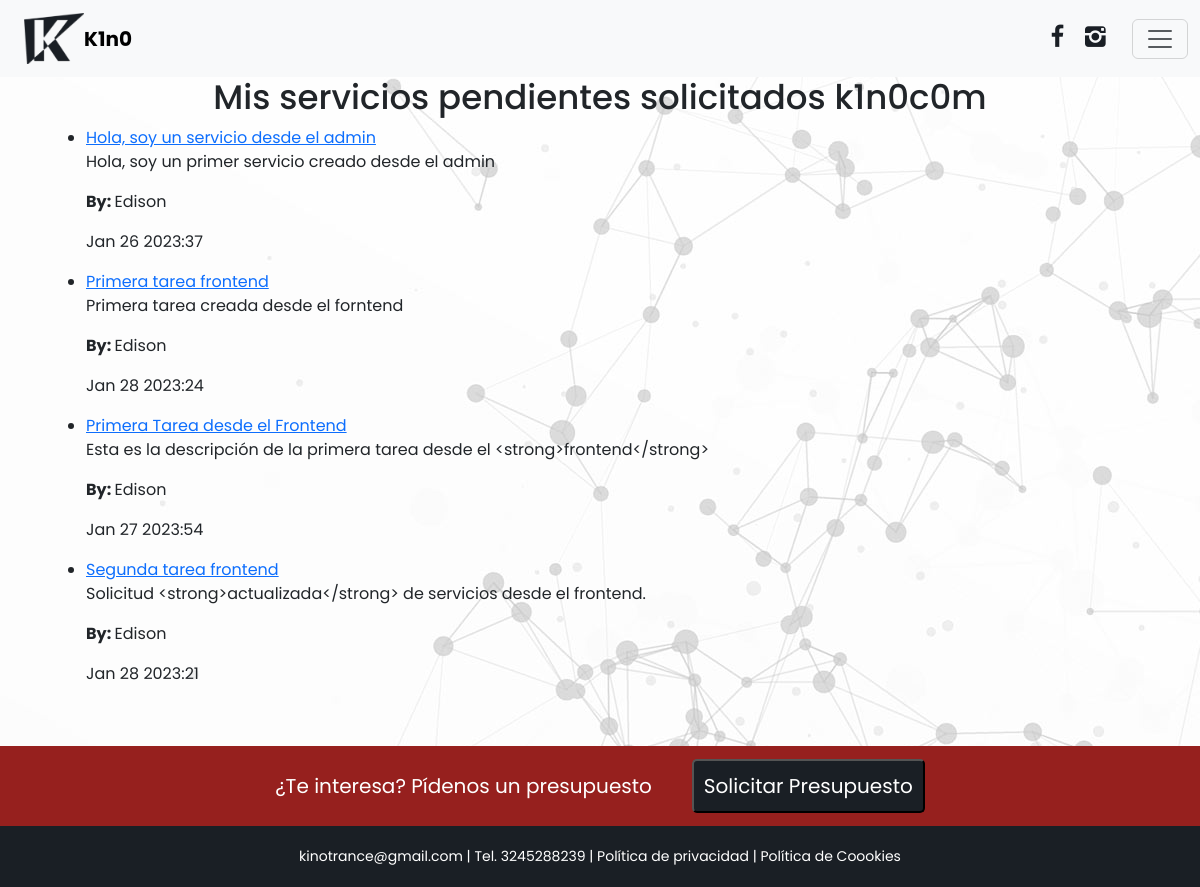
Page /mis-servicios/servicios-completados/ (signed in) on the committed database.
### services/models.py (models this page shows, shortened)
class Servicio(models.Model):
    title = models.CharField(max_length=200)
    description = models.TextField(blank=True)
    created = models.DateTimeField(auto_now_add=True)
    datecompleted = models.DateTimeField(null=True, blank=True)
    important = models.BooleanField(default=False)
    user = models.ForeignKey(User, on_delete=models.CASCADE)

### services/views.py (the view)
# urls.py: path('mis-servicios/servicios-completados/', views.servicios_completados, name="servicios_completados"),
@login_required
def servicios_completados(request):
    servicios = Servicio.objects.filter(user=request.user, datecompleted__isnull=False).order_by
    ('-datecompleted')
    return render(request, 'mis-servicios.html', {'servicios': servicios})

### services/templates/mis-servicios.html
{% extends 'base.html' %}
{% block content %}
<div class="servicios container">
    <div class="servicios-header text-center">
        <h1 class="servicios-header--title">Mis servicios pendientes solicitados k1n0c0m</h1>
    </div>
    <div class="servicios-body">
        <div class="servicios-item container">
            <ul class="servicio-list">
                {% for servicio in servicios %}
                <li class="servicio-list--item">
                    {% if servicio.important %}
                    <a href="{% url 'servicio_detalle' servicio.id %}" class="list__item--link">{{servicio.title}}</a>
                    {% else %}
                    <p class="title__important"><strong>{{servicio.title}}</strong></p>
                    {% endif %}
                    <p class="servicio__description">{{servicio.description}}</p>
                    <p class="servicio__author"><strong>By: </strong>{{servicio.user.username}}</p>
                    <p class="servicio__date">{{servicio.datecompleted|date:'M j Y:i'}}</p>
                </li>
                {% endfor %}
            </ul>
        </div>
    </div>
</div>
{% endblock %}

### services/static/css/estilos.css (style rules this page uses)
body { width: 100%; margin: 0px; padding: 0px; font-family: "Poppins", sans-serif; background-image: url("/img/fondo.jpg"); background-repeat: no-repeat; background-attachment: fixed; }
h1 { font-size: 34px; }

### rows in the picture
Servicio: title "Hola, soy un servicio desde el admin", description "Hola, soy un primer servicio creado desde el admin", user.username "Edison", datecompleted "Jan 26 2023:37"
Servicio: title "Primera tarea frontend", description "Primera tarea creada desde el forntend", user.username "Edison", datecompleted "Jan 28 2023:24"
Servicio: title "Primera Tarea desde el Frontend", description "Esta es la descripción de la primera tarea desde el <strong>frontend</strong>", user.username "Edison", datecompleted "Jan 27 2023:54"
Servicio: title "Segunda tarea frontend", description "Solicitud <strong>actualizada</strong> de servicios desde el frontend.", user.username "Edison", datecompleted "Jan 28 2023:21"
